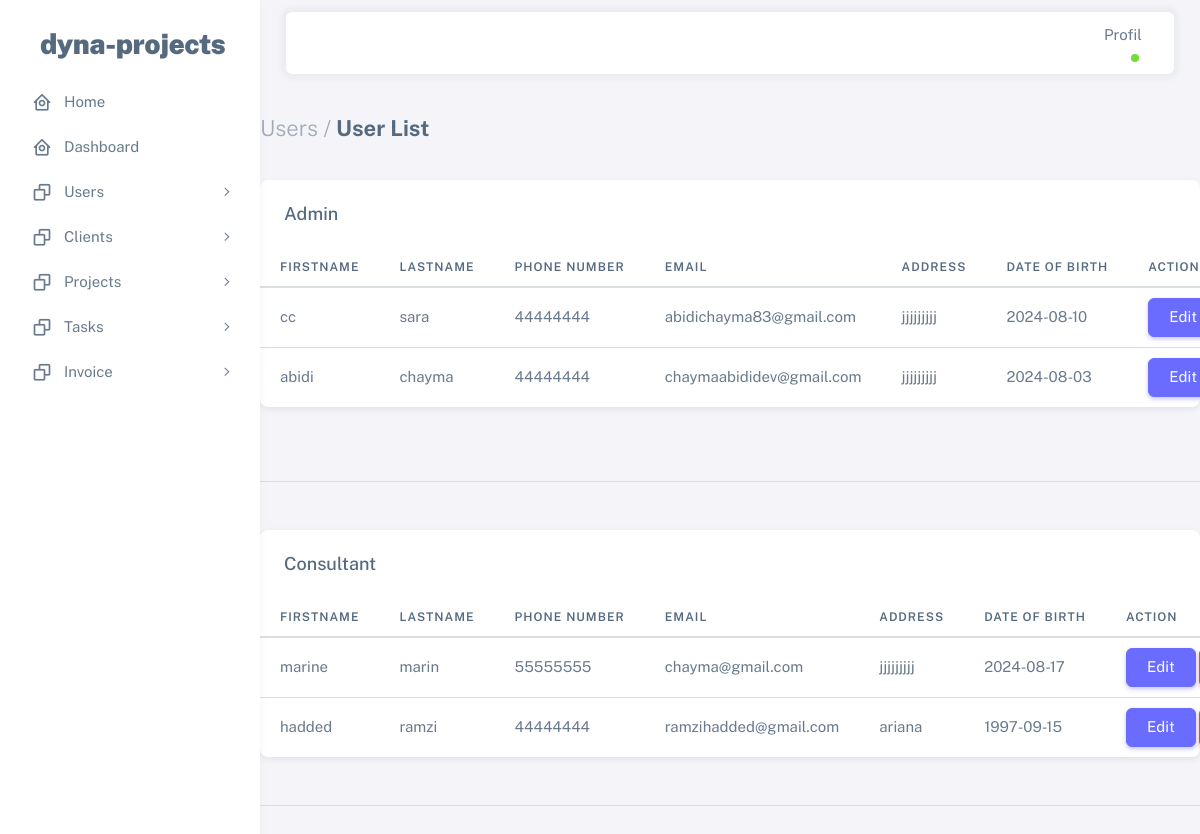
Page /gp1/listuser.php on the committed database.
### tables this page shows
CREATE TABLE `users` (
  `user_id` int(10) NOT NULL,
  `firstname` varchar(20) NOT NULL,
  `lastname` varchar(20) NOT NULL,
  `numtel` varchar(8) NOT NULL,
  `dateN` date NOT NULL,
  `adresse` varchar(30) NOT NULL,
  `Email` varchar(30) NOT NULL,
  `password` varchar(255) NOT NULL,
  `profile_image` varchar(255) NOT NULL,
  `id_role` int(3) NOT NULL,
  `token` varchar(255) NOT NULL
);

### gp1/listuser.php (the view, shortened to what this page needs)
<!DOCTYPE html>
<html lang="en" class="light-style layout-menu-fixed" dir="ltr" data-theme="theme-default" data-assets-path="../assets/" data-template="vertical-menu-template-free">
<head>
    <link rel="stylesheet" href="../assets/vendor/fonts/boxicons.css" />
    <link rel="stylesheet" href="../assets/vendor/css/core.css" class="template-customizer-core-css" />
    <link rel="stylesheet" href="../assets/vendor/css/theme-default.css" class="template-customizer-theme-css" />
    <link rel="stylesheet" href="../assets/css/demo.css" />
    <link rel="stylesheet" href="../assets/vendor/libs/perfect-scrollbar/perfect-scrollbar.css" />
</head>
<body>
<div class="layout-wrapper layout-content-navbar">
    <div class="layout-container">
        <?php
        include 'aside_nav.php';
        ?>
            <div class="content-wrapper">
                <div class="container-xxxl flex-grow-1 container-p-y">
                    <h4 class="fw-bold py-3 mb-4"><span class="text-muted fw-light">Users /</span> User List</h4>
                    <div class="card">
                        <h5 class="card-header">Admin</h5>
                        <div class="table-responsive text-nowrap">
                            <table class="table">
                                <thead>
                                <tr>
                                    <th>Firstname</th>
                                    <th>Lastname</th>
                                    <th>Phone number</th>
                                    <th>Email</th>
                                    <th>Address</th>
                                    <th>Date of Birth</th>
                                    <th>Action</th>
                                </tr>
                                </thead>
                                <tbody class="table-border-bottom-0">
                                <?php
                                $servername = "localhost";
                                $username = "root";
                                $password = "";
                                $dbname = "gestionprojet";
                                $conn = new mysqli($servername, $username, $password, $dbname);
                                $sql = "SELECT user_id, firstname, lastname, numtel, email, adresse, dateN FROM users WHERE id_role = '1'";
                                $result = $conn->query($sql);
                                if ($result->num_rows > 0) {
                                    while($row = $result->fetch_assoc()) {
                                        echo "<tr>
                                                    <td>" . $row["firstname"]. "</td>
                                                    <td>" . $row["lastname"]. "</td>
                                                    <td>" . $row["numtel"]. "</td>
                                                    <td>" . $row["email"]. "</td>
                                                    <td>" . $row["adresse"]. "</td>
                                                    <td>" . $row["dateN"]. "</td>
                                                    <td><a href='modifuser.php?id=" . urlencode($row["user_id"]) . "' class='btn btn-primary'>Edit</a>
                                                    <button class='btn btn-danger' onclick='confirmDelete(" . $row["user_id"] . ")'>Delete</button></td>
                                                </tr>";
                                    }
                                } else {
                                    echo "<tr><td colspan='7'>No results found</td></tr>";
                                }
                                ?>
                                </tbody>
                            </table>
                        </div>
                    </div>
                </div>
                <hr class="my-5" />
                <div class="card">
                    <h5 class="card-header">Consultant</h5>
                    <div class="table-responsive text-nowrap">
                        <table class="table">
                            <thead>
                            <tr>
                                <th>Firstname</th>
                                <th>Lastname</th>
                                <th>Phone number</th>
                                <th>Email</th>
                                <th>Address</th>
                                <th>Date of Birth</th>
                                <th>Action</th>
                            </tr>
                            </thead>
                            <tbody class="table-border-bottom-0">
                            <?php
                            $servername = "localhost";
                            $username = "root";
                            $password = "";
                            $dbname = "gestionprojet";
                            $conn = new mysqli($servername, $username, $password, $dbname);
                            $sql = "SELECT user_id, firstname, lastname, numtel, email, adresse, dateN FROM users WHERE id_role = '2'";
                            $result = $conn->query($sql);
                            if ($result->num_rows > 0) {
                                while($row = $result->fetch_assoc()) {
                                    echo "<tr>
                                                    <td>" . $row["firstname"]. "</td>
                                                    <td>" . $row["lastname"]. "</td>
                                                    <td>" . $row["numtel"]. "</td>
                                                    <td>" . $row["email"]. "</td>
                                                    <td>" . $row["adresse"]. "</td>
                                                    <td>" . $row["dateN"]. "</td>
                                                    <td><a href='modifuser.php?id=" . urlencode($row["user_id"]) . "' class='btn btn-primary'>Edit</a>
                                                    <button class='btn btn-danger' onclick='confirmDelete(" . $row["user_id"] . ")'>Delete</button></td>
                                                </tr>";
                                }
                            } else {
                                echo "<tr><td colspan='7'>No results found</td></tr>";
                            }
                            ?>
                            </tbody>
                        </table>
                    </div>
                </div>
            </div>
            <hr class="my-5" />
        </div>
    </div>
</div>
</body>
</html>

### rows in the picture
users: firstname "cc", lastname "sara", numtel "44444444", Email "abidichayma83@gmail.com", adresse "jjjjjjjjj", dateN "2024-08-10"
users: firstname "abidi", lastname "chayma", numtel "44444444", Email "chaymaabididev@gmail.com", adresse "jjjjjjjjj", dateN "2024-08-03"
users: firstname "marine", lastname "marin", numtel "55555555", Email "chayma@gmail.com", adresse "jjjjjjjjj", dateN "2024-08-17"
users: firstname "hadded", lastname "ramzi", numtel "44444444", Email "ramzihadded@gmail.com", adresse "ariana", dateN "1997-09-15"
